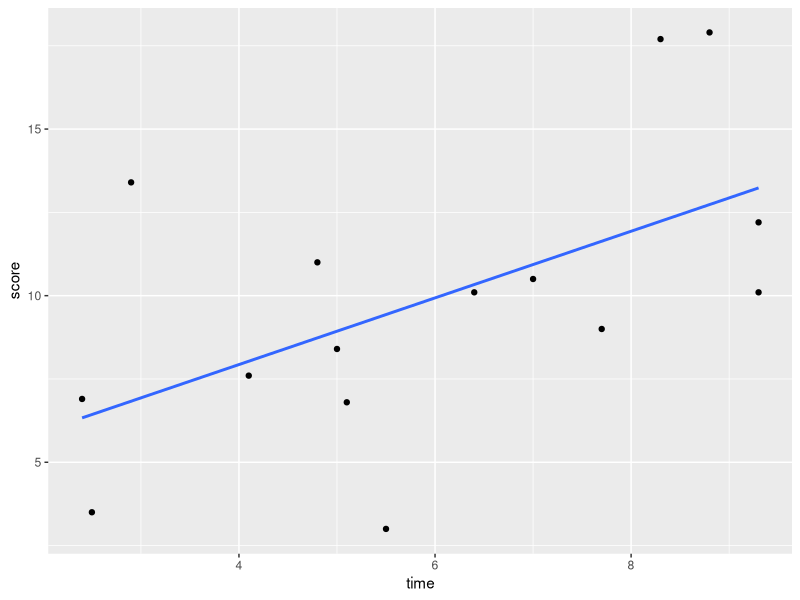
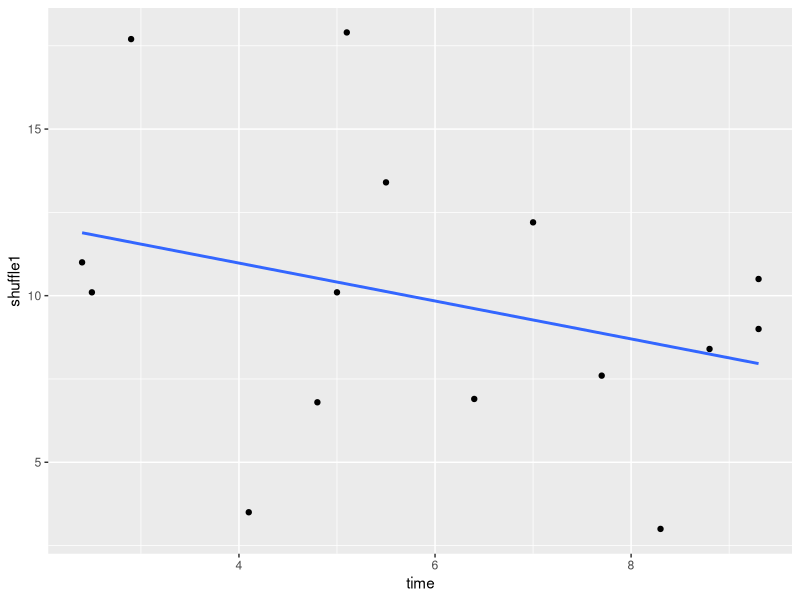
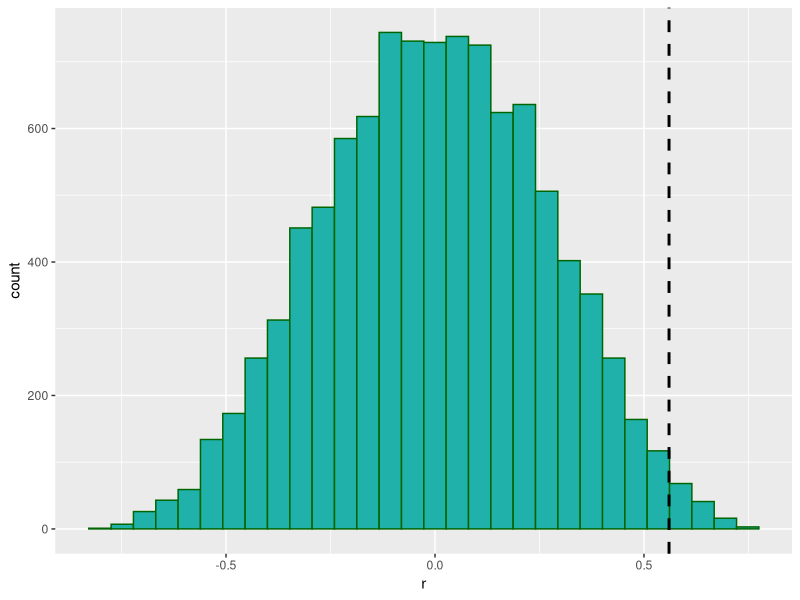

Write R code to recreate these figures, in order.
### Correlation - Permutation Test

# You can generate significance for correlation in other ways

# let's use a small dataset as an example


library(tidyverse)

# just some data looking at 15 subjects
# they complete a task
# those that spent longer on it tend to get higher scores

df <-  read_csv("data/timescore.csv")

head(df)

# scatterplot
ggplot(df, aes(x = time, y = score)) + 
  geom_point() +
  stat_smooth(method = "lm", se=F)
 
# regular significance test
cor.test(df$time,df$score) #r=0.55, p=0.031

# data is normal (though n=15 is pretty small)
shapiro.test(df$time)
shapiro.test(df$score)


##### METHOD 2: MONTE CARLO PERMUTATION


head(df)

# perform one shuffle of 'score' and create new column

set.seed(1) # just doing this so all our results look same


df$score  # actual data in order

sample(df$score)  # actual data but order shuffled

df$shuffle1 <- sample(df$score) #create a new column with shuffled data

df

# this is what that new column looks like:
ggplot(df, aes(x = time, y = shuffle1)) + 
  geom_point() +
  stat_smooth(method = "lm", se=F)

cor.test(df$time, df$shuffle1) # now relationship is a bit negative

cor(df$time, df$score) # original is r = 0.56
cor(df$time, df$shuffle1) # shuffle 1 is r = -0.32

# we can do this many times
cor(df$time, sample(df$score)) # r = 0.16
cor(df$time, sample(df$score)) # r = -0.12
cor(df$time, sample(df$score)) # r = 0.35
cor(df$time, sample(df$score)) # r = 0.04

# etc etc

# This next bit of code does the above 10,000 times 
# and stores the results

results <- vector('list',10000)
for(i in 1:10000){
  results[[i]] <- cor(df$time, sample(df$score))
}

unlist(results) # this are the correlations for 10,000 shuffles


cor(df$time, df$score) # original is r = 0.56

# and we can plot the results...

results.df <- data.frame(x = unlist(results))
head(results.df)

ggplot(results.df, aes(x)) + 
  geom_histogram(color="darkgreen",fill="lightseagreen") +
  geom_vline(xintercept = 0.56, lwd=1, lty=2) +
  xlab("r") 

# how many of the shuffles were greater than our observed value ?

sum(unlist(results) > 0.56) #130 were greater.

# what proportion is that ?

sum(unlist(results) > 0.56)  / 10000  #0.013

# so our 'p-value' is p = 0.013.
# this is actually smaller than the original p-value of 0.031





